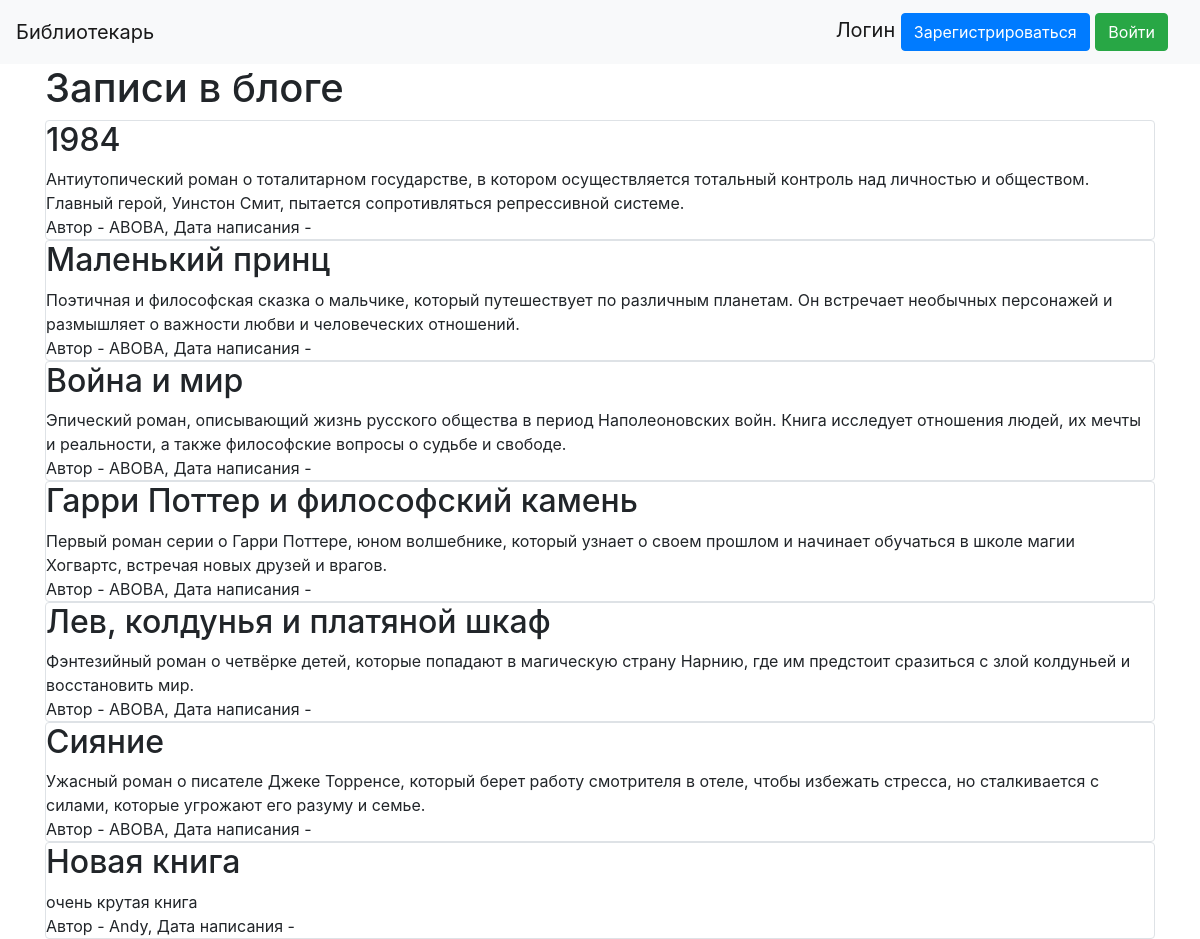
Before: / with the older database file.
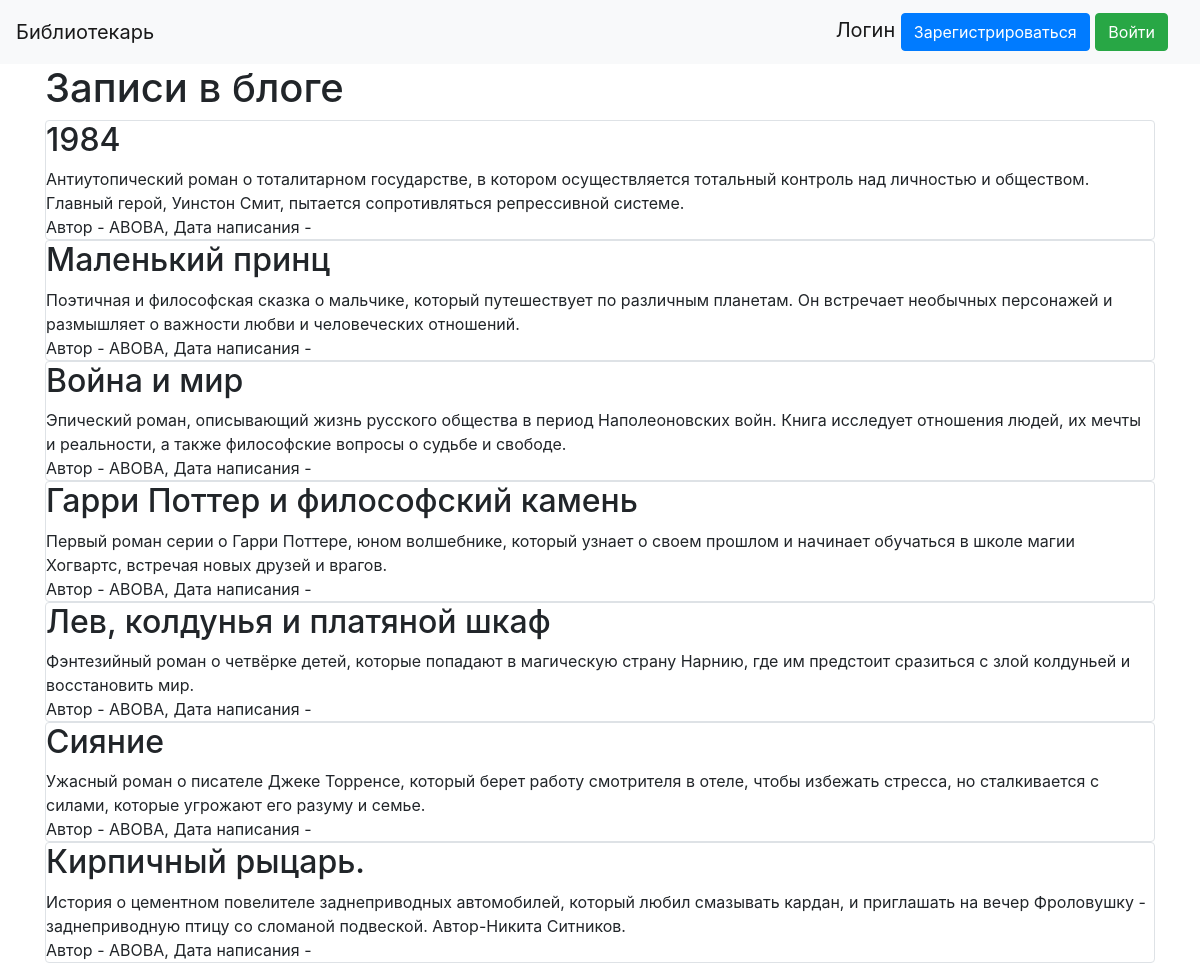
After: the same page with the newer database file.
### data/books.py (models this page shows)
class Book(SqlAlchemyBase):
    __tablename__ = 'news'
    id = sqlalchemy.Column(sqlalchemy.Integer, primary_key=True, autoincrement=True)
    title = sqlalchemy.Column(sqlalchemy.String, nullable=True)
    aftor = sqlalchemy.Column(sqlalchemy.String, nullable=True)
    content = sqlalchemy.Column(sqlalchemy.String, nullable=True)
    user_id = sqlalchemy.Column(sqlalchemy.Integer, sqlalchemy.ForeignKey("users.id"))
    user = orm.relationship('User')
    is_private = sqlalchemy.Column(sqlalchemy.BOOLEAN, nullable=True)

### data/users.py (models this page shows, shortened)
class User(SqlAlchemyBase, UserMixin):
    __tablename__ = 'users'
    id = sqlalchemy.Column(sqlalchemy.Integer, primary_key=True, autoincrement=True)
    name = sqlalchemy.Column(sqlalchemy.String, nullable=True)
    about = sqlalchemy.Column(sqlalchemy.String, nullable=True)
    email = sqlalchemy.Column(sqlalchemy.String, index=True, unique=True, nullable=True)
    hashed_password = sqlalchemy.Column(sqlalchemy.String, nullable=True)
    created_date = sqlalchemy.Column(sqlalchemy.DateTime, default=datetime.datetime.now)
    book = orm.relationship("Book", back_populates='user')

### main.py (the view)
@app.route("/")
def index():
    db_sess = db_session.create_session()
    book = db_sess.query(Book)
    return render_template("index.html", news=book, title='Главная страница')

### data/db_session.py (called while the page is built)
def create_session() -> Session:
    global __factory
    return __factory()

### templates/index.html (shortened to what this page needs)
{% extends "base.html" %}
{% block content %}
    <h1>Записи в блоге</h1>
    {% for item in news %}
        <div class="col-md6 border rounded">
            <h2>{{ item.title }}</h2>
            <div>
                {{ item.content }}
            </div>
            <div>
                Автор - {{ item.user.name }}, Дата написания - {{ item.created_date }}
            </div>
        </div>
    {% endfor %}
{% endblock %}

### templates/base.html (shortened to what this page needs)
<!doctype html>
<html lang="en">
<head>
    <link rel="stylesheet" href="https://stackpath.bootstrapcdn.com/bootstrap/4.4.1/css/bootstrap.min.css">
</head>
  <body>
    <header>
      <nav class="navbar navbar-light bg-light">
        <a class="navbar-brand" href="#">Библиотекарь</a>
        <div class="navbar-brand">
            Логин
        {% if current_user.is_authenticated %}
                {{ current_user.name }}
                <a href="/logout" class="btn btn-danger">Выход</a>
        {% else %}
                <a class="btn btn-primary " href="/register">Зарегистрироваться</a>
                <a class="btn btn-success" href="/login">Войти</a>
        {% endif %}
        </div>
      </nav>
    </header>
    <main role="main" class="container">
        {% block content %}{% endblock %}
    </main>
  </body>
</html>

Changed rows visible on the page:
removed Book: title "Новая книга", content "очень крутая книга", user.name "Andy"
added Book: title "Кирпичный рыцарь.", content "История о цементном повелителе заднеприводных автомобилей, который любил смазывать кардан, и приглашать на вечер Фроловушку - заднеприводную птицу со сломаной подвеской. Автор-Никита Ситников.", user.name "ABOBA"
